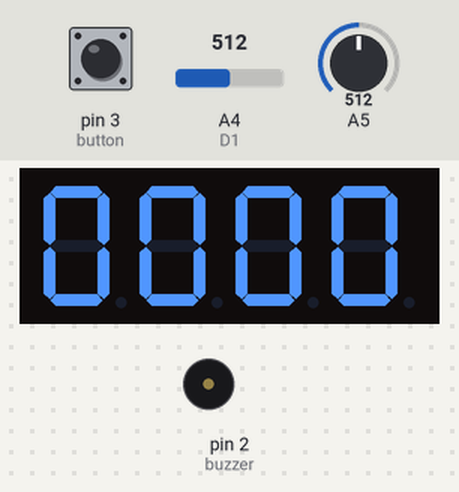
The sketch below on a simulated Arduino Uno, built with avr-gcc and run on an emulated ATmega328P. Parts: 4-digit seven-segment display, buzzer (waves = sounding). Wiring (inferred from the names in the program): 4-digit 7-segment display, segments lit when HIGH: segments pin 10, pin 12, pin 8, pin 7, pin 6, pin 11, pin 9; digit selects A0, A1, A2, A3. The test bench sets the inputs (shaded band); at power-on: pin 3 (button) HIGH, A4 (D1) = 512, A5 = 512. Random numbers use the default seed unless the sketch sets one; the segment pins are drawn as the display they are named for.

Above: at 1.2 s.
1.3 s: pin 3 (button) pulled LOW for 0.15 s
At 1.53 s:
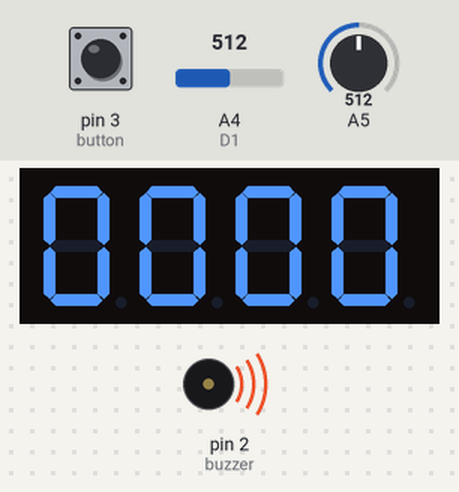
2.0 s: pin 3 (button) pulled LOW for 1 s
At 2.2 s:
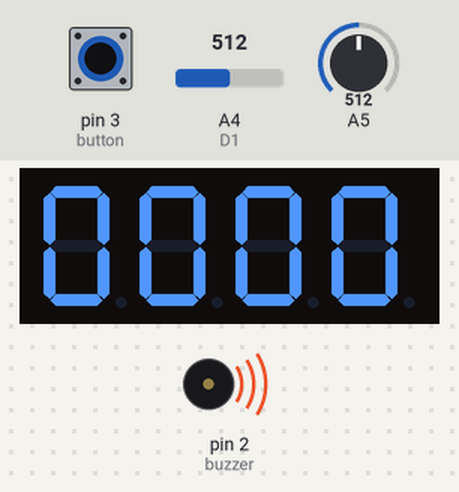
3.6 s: pin 3 (button) pulled LOW for 3.2 s
Timing chart, 0 to 9.5 s (numbered marks = the images above; inputs shaded):
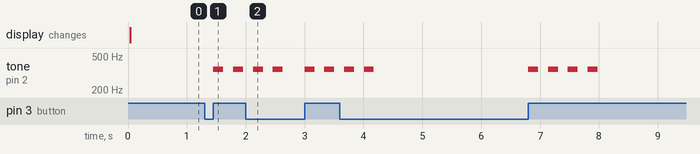

The sketch:

MastermindMain.ino
```cpp
#include "Timer.h"
#include "RickSoundFiles.h"

int timeCount = 0;
int timeCount2 = 0;
unsigned int count = 0;
bool correctAnswer = false;   //to detect/convey button presses/value changed
int button = 3;
int X = A4;
int Y = A5;
int buzzer = 2;
int solution[4] = {4, 3, 2, 1};
int digitValues[4] = {0, 0, 0, 0};  //0 -> 3    4 digits
int currDigit = 0;
int beatSpeed = 114;
unsigned long previousmill;
int notesNumber = 76;
int wholenote = 240000/beatSpeed;
int soundLength = 0;

char gSegPins[] = {10, 12, 8, 7, 6, 11, 9};    //a b c d e f g

enum XDIGIT {START, HOLD1, HOLD2, LEFT, RIGHT} dState = START;
void cursorSwitch(void)   {  //switch between the 4 digits
  switch (dState)    {
      case START:
          if (X > 900)  {dState = HOLD1;}
          else if (X < 60)  {dState = HOLD2;}
          else {dState = START;}
      break;

      case HOLD1:
          if (X < 520 && X > 490)   {dState = LEFT;}
          else {dState = HOLD1;}
      break;

      case LEFT:
          dState = START;
      break;

      case HOLD2:
          if (X < 520 && X > 490)   {dState = RIGHT;}
          else {dState = HOLD2;}
      break;

      case RIGHT:
      dState = START;
      break;

    default:
      START;
    break;
    }

    switch (dState)    {
      case START:
      break;

      case HOLD1:
      break;

      case LEFT:
          currDigit--;
          if (currDigit < 0)   {currDigit = 3;}
      break;

      case HOLD2:
      break;

      case RIGHT:
          currDigit++;
          if (currDigit > 3)   {currDigit = 0;}
      break;

      default:
      break;
    }
}

enum YDIGIT {WAIT, WAITRELEASE1, WAITRELEASE2, INCREASE, DECREASE} cState = WAIT;
void changeDigitalVals()   {   //use function to increment/de-increment count values
  switch (cState)    {//trsnaitions
      case WAIT:
          if (Y > 1000)  {cState = WAITRELEASE1;}
          else if (Y < 100)  {cState = WAITRELEASE2;}
          else {cState = WAIT;}
      break;

      case WAITRELEASE1:
          if (Y < 530 && Y > 480)   {cState = INCREASE;}
          else {cState = WAITRELEASE1;}
      break;

      case INCREASE:
          cState = WAIT;
      break;

      case WAITRELEASE2:
          if (Y < 530 && Y > 480)   {cState = DECREASE;}
          else {cState = WAITRELEASE2;}
      break;

      case DECREASE:
      cState = WAIT;
      break;

    default:
      WAIT;
    break;
    }

    switch (cState)    {//actions
      case WAIT:
      break;

      case WAITRELEASE1:
      break;

      case DECREASE:
          digitValues[currDigit]++;
          if (digitValues[currDigit] > 9)   {digitValues[currDigit] = 0;}
      break;

      case WAITRELEASE2:
      break;

      case INCREASE:
          if (digitValues[currDigit] <= 0)   {digitValues[currDigit] = 9;}
          else {digitValues[currDigit]--;}
      break;

      default:
      break;
    }
}


enum SWITCH_DIGITS {DIGIT1, DIGIT2, DIGIT3, DIGIT4} bState = DIGIT1;
void digitSwitch(void)   {
  switch (bState)   {  //transitions
    case DIGIT1:
        bState = DIGIT2;
    break;

    case DIGIT2:
        bState = DIGIT3;
    break;

    case DIGIT3:
        bState = DIGIT4;
    break;

    case DIGIT4:
        bState = DIGIT1;
    break;

    default:
        DIGIT1;
    break;
 }

  switch (bState)   {    //actions
    case DIGIT1:
         timeCount = 0;
         while (timeCount < 10)  {
              digitalWrite(A3, HIGH);
              count = digitValues[0];
              displayNumTo7Seg(count, A0);
              digitalWrite(A0, LOW);
              timeCount++; }
     break;

     case DIGIT2:
        timeCount = 0;
        while (timeCount < 10)  {
            digitalWrite(A0, HIGH);
            count = digitValues[1];
            displayNumTo7Seg(count, A1);
            digitalWrite(A1, LOW);
            timeCount++;}
     break;

     case DIGIT3:
        timeCount = 0;
        while (timeCount < 10)  {
            digitalWrite(A1, HIGH);
            count = digitValues[2];
            displayNumTo7Seg(count, A2);
            digitalWrite(A2, LOW);
            timeCount++;}
     break;

     case DIGIT4:
        timeCount = 0;
        while (timeCount < 10)  {
            digitalWrite(A2, HIGH);
            count = digitValues[3];
            displayNumTo7Seg(count, A3);
            digitalWrite(A3, LOW);
            timeCount++;}
     break;

     default:
     break;
     }
}

enum CHECK_INPUT {BUTTON_WAIT, RELEASE_WAIT, CHECK} rState = BUTTON_WAIT;
void playerCodeCheck(void)   {
  switch(rState)   {  //transitions
    case BUTTON_WAIT:
        if (button == 0)  {rState = RELEASE_WAIT;}
        else {rState = BUTTON_WAIT;}
    break;

    case RELEASE_WAIT:
        if (button == 0)  {rState = RELEASE_WAIT;}
        else {rState = CHECK;}
    break;

    case CHECK:
        rState = BUTTON_WAIT;
    break;

    default:
        BUTTON_WAIT;
    break;
    }
  switch(rState)   {  //actions
    case BUTTON_WAIT:
    break;

    case RELEASE_WAIT:
    break;

    case CHECK:
        correctAnswer = checkAnswer();
        if (correctAnswer) {
            for (int n = 0; n < notesNumber; n++) {
                if (duration[n] < 0) {
                  soundLength = wholenote/(duration[n]*-1);
                  soundLength = soundLength+(soundLength*0.5);
                }
                else if (duration[n] > 0) {
                  soundLength = (wholenote)/duration[n];;
                }
                previousmill = millis();
                tone(buzzer, melody[n], soundLength*0.9);
                while(((millis() - previousmill) / soundLength) < 1){}
                    digitSwitch();      //makes sure display is lit as for loop is executed
                    noTone(buzzer);
            }
            solutionRandomizer();
            Serial.println(solution[0]);
            Serial.println(solution[1]);
            Serial.println(solution[2]);
            Serial.println(solution[3]);
        }
        else {
          inputResponseSound();
          }
    break;

    default:
    break;
    }
  }

void inputResponseSound(void)   {
  for (int j = 3; j > -1; j--)   {
          if (digitValues[j] == solution[j])   {
            while (timeCount2 < 250)  {
              digitSwitch();      //makes sure display is lit as for loop is executed
              tone(buzzer, 750);
              timeCount2++;
            }
          }
          else {
            while (timeCount2 < 250)  {
              digitSwitch();      //makes sure display is lit as for loop is executed
              tone(buzzer, 350);
              timeCount2++;
            }
          }
          timeCount2 = 0;
          while (timeCount2 < 250)  {
            digitSwitch();      //makes sure display is lit as for loop is executed
              noTone(buzzer);
              timeCount2++;
          }
          timeCount2 = 0;
  }
}

bool checkAnswer(void)   {
  int validValue = 0;
        for (int i = 0; i < 4; i++)   {
          if (digitValues[i] == solution[i])   {validValue++;}
          }
        if (validValue >= 4)   {
          return true;}
        return false;
  }

void solutionRandomizer(void)    {
    int randomValue;
    for (int k = 0; k < 4; k++)   {
      randomValue = random(0, 9);
      solution[k] = randomValue;
      }
}

void displayNumTo7Seg(unsigned int targetNum, int digitPin) {  //function provided by TA in googledrive files
    unsigned char encodeInt[10] = {
        // 0     1     2     3     4     5     6     7     8     9
        0x3f, 0x06, 0x5b, 0x4f, 0x66, 0x6d, 0x7d, 0x07, 0x7f, 0x67,
    };
    digitalWrite(digitPin, HIGH);
    // Update the segments
    for (int k = 0; k < 7; ++k) {
        digitalWrite(gSegPins[k], encodeInt[targetNum] & (1 << k));
    }
    // Turn on the digit again
    digitalWrite(digitPin, LOW);
}

 void setup() {
  // put your setup code here, to run once:
  pinMode(A0, OUTPUT);  //D1
  pinMode(A1, OUTPUT);  //D2
  pinMode(A2, OUTPUT);  //D3
  pinMode(A3, OUTPUT);  //D4
  pinMode(button, INPUT_PULLUP);
  pinMode(A4, INPUT);  //D1
  pinMode(A5, INPUT);    //10, 12, 8, 7, 6, 11, 9
  pinMode(10, OUTPUT);
  pinMode(12, OUTPUT);
  pinMode(11, OUTPUT);
  pinMode(8, OUTPUT);
  pinMode(7, OUTPUT);
  pinMode(6, OUTPUT);
  pinMode(9, OUTPUT);
  digitalWrite(button, HIGH);
  solutionRandomizer();

  TimerSet(1);
  TimerOn();
}

void loop() {
  X = analogRead(A4);
  Y = analogRead(A5);
  button = digitalRead(3);
  cursorSwitch();
  changeDigitalVals();
  digitSwitch();
  playerCodeCheck();
  while(!TimerFlag)   {}
    TimerFlag=0;
  }
```

RickSoundFiles.h
```cpp
#ifndef RickSoundFiles
#define RickSoundFiles

#include "Arduino.h"

#define NOTE_C4  262
#define NOTE_CS4 277
#define NOTE_D4  294
#define NOTE_DS4 311
#define NOTE_E4  330
#define NOTE_F4  349
#define NOTE_FS4 370
#define NOTE_G4  392
#define NOTE_GS4 415
#define NOTE_A4  440
#define NOTE_AS4 466
#define NOTE_B4  494
#define NOTE_C5  523
#define NOTE_CS5 554
#define NOTE_D5  587
#define NOTE_DS5 622
#define NOTE_E5  659
#define NOTE_F5  698
#define NOTE_FS5 740
#define NOTE_G5  784
#define NOTE_GS5 831
#define NOTE_A5  880
#define NOTE_AS5 932
#define NOTE_B5  988
#define REST      0

//int buzzer = 2;

int melody[] = {
  NOTE_D5, NOTE_E5, NOTE_FS5, NOTE_D5, //13
  NOTE_E5, NOTE_E5, NOTE_E5, NOTE_FS5, NOTE_E5, NOTE_A4,
  REST, NOTE_B4, NOTE_CS5, NOTE_D5, NOTE_B4,
  REST, NOTE_E5, NOTE_FS5, NOTE_E5, NOTE_A4, NOTE_B4, NOTE_D5, NOTE_B4,
  NOTE_FS5, NOTE_FS5, NOTE_E5, NOTE_A4, NOTE_B4, NOTE_D5, NOTE_B4,

  NOTE_E5, NOTE_E5, NOTE_D5, NOTE_CS5, NOTE_B4, NOTE_A4, NOTE_B4, NOTE_D5, NOTE_B4, //18
  NOTE_D5, NOTE_E5, NOTE_CS5, NOTE_B4, NOTE_A4, NOTE_A4, NOTE_A4,
  NOTE_E5, NOTE_D5, NOTE_A4, NOTE_B4, NOTE_D5, NOTE_B4,
  NOTE_FS5, NOTE_FS5, NOTE_E5, NOTE_A4, NOTE_B4, NOTE_D5, NOTE_B4,
  NOTE_A5, NOTE_CS5, NOTE_D5, NOTE_CS5, NOTE_B4, NOTE_A4, NOTE_B4, NOTE_D5, NOTE_B4,
  NOTE_D5, NOTE_E5, NOTE_CS5, NOTE_B4, NOTE_A4, NOTE_A4,  //23
  NOTE_E5, NOTE_D5, REST,
};
int duration[] = {
  2, 8, 8, 8,
  8, 8, 8, 8, 4, 4,
  2, 8, 8, 8, 8,
  8, 8, 8, -4, 16, 16, 16, 16,
  -8, -8, -4, 16, 16, 16, 16,

  -8, -8, -8, 16, -8, 16, 16, 16, 16,
  4, 8, -8, 16, 8, 8, 8,
  4, 2, 16, 16, 16, 16,
  -8, -8, -4, 16, 16, 16, 16,
  4, 8, -8, 16, 8, 16, 16, 16, 16,
  4, 8, -8, 16, 4, 8,
  4, 2, 4,
  };

  #endif
```

Timer.h
```cpp
// Permission to copy is granted provided that this header remains intact.
// This software is provided with no warranties.

////////////////////////////////////////////////////////////////////////////////

#ifndef Timer
#define Timer

#include "Arduino.h"

volatile unsigned char TimerFlag = 0; // TimerISR() sets this to 1. C programmer should clear to 0.

// Internal variables for mapping AVR's ISR to our cleaner TimerISR model.
unsigned long _avr_timer_M = 1; // Start count from here, down to 0. Default 1ms
unsigned long _avr_timer_cntcurr = 0; // Current internal count of 1ms ticks

// Set TimerISR() to tick every M ms
void TimerSet(unsigned long M) {
	_avr_timer_M = M;
	_avr_timer_cntcurr = _avr_timer_M;
}

void TimerOn() {
	// AVR timer/counter controller register TCCR1
  TCCR1B 	= 0x0B;	// bit3 = 1: CTC mode (clear timer on compare)
					// bit2bit1bit0=011: prescaler /64
					// 00001011: 0x0B
					// SO, 16 MHz clock or 16,000,000 /64 = 250,000 ticks/s
					// Thus, TCNT1 register will count at 250,000 ticks/s
          // FOR MICROSECONDS:
          // bit3 = 1: CTC mode (clear timer on compare)
					// bit2bit1bit0=010: prescaler /64
					// 00001011: 0x0A
					// SO, 16 MHz clock or 16,000,000 /8 = 2,000,000 ticks/s
					// Thus, TCNT1 register will count at 2,000,000 ticks/s

	// AVR output compare register OCR1A.
	OCR1A 	= 250;	// Timer interrupt will be generated when TCNT1==OCR1A
					// We want a 1 ms tick. 0.001 s * 250,000 ticks/s = 250
					// So when TCNT1 register equals 250,
					// 1 ms has passed. Thus, we compare to 250.
					// AVR timer interrupt mask register
          // FOR MICROSECONDS:
          // Timer interrupt will be generated when TCNT1==OCR1A
					// We want a 1 us tick. 0.000001 s * 2,000,000 ticks/s = 2
					// So when TCNT1 register equals 2,
					// 1 us has passed. Thus, we compare to 2.
					// AVR timer interrupt mask register

	TIMSK1 	= 0x02; // bit1: OCIE1A -- enables compare match interrupt

	//Initialize avr counter
	TCNT1 = 0;

	// TimerISR will be called every _avr_timer_cntcurr milliseconds
	_avr_timer_cntcurr = _avr_timer_M;

	//Enable global interrupts
	SREG |= 0x80;	// 0x80: 1000000
}

void TimerOff() {
	TCCR1B 	= 0x00; // bit3bit2bit1bit0=0000: timer off
}

void TimerISR() {
	TimerFlag = 1;
}

// In our approach, the C programmer does not touch this ISR, but rather TimerISR()
ISR(TIMER1_COMPA_vect)
{
	// CPU automatically calls when TCNT0 == OCR0 (every 1 ms per TimerOn settings)
	_avr_timer_cntcurr--; 			// Count down to 0 rather than up to TOP
	if (_avr_timer_cntcurr == 0) { 	// results in a more efficient compare
		TimerISR(); 				// Call the ISR that the user uses
		_avr_timer_cntcurr = _avr_timer_M;
	}
}

#endif //Timer
```

Measured:
- after the input at 1.3 s, tone on pin 2 (buzzer): alternates 350 Hz for 0.17 s and silent for 0.17 s, starting after 0.15 s
